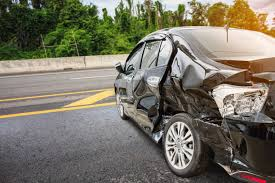
#> input picture Damagedcar/Car.jpg, 275 x 183 px
$ jupyter execute Damagecar.ipynb
#> lines starting #> are read from the running program, lines starting #| are printed output that depends on the picture; after the words box and inside, x2 and y2 are one past the last pixel; in counts of white or black regions, pixels touching at a corner belong together
[cell 1]
import cv2
import numpy as np

# Step 1: Load the image
image_path = "Car.jpg"  # Replace with your image path
image = cv2.imread(image_path)
#> image is the input picture: shape (183, 275, 3); mean B, G, R 101.4, 115.7, 120.1

# Step 2: Resize the image (optional based on your requirements)
target_size = (640, 480)  # Resize to a fixed size
image = cv2.resize(image, target_size)
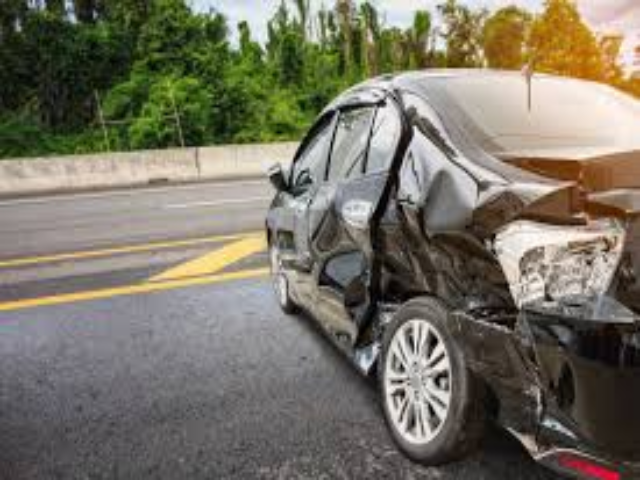
#> image: shape (480, 640, 3); mean B, G, R 101.3, 115.6, 119.9

# Step 3: Convert to Grayscale
gray_image = cv2.cvtColor(image, cv2.COLOR_BGR2GRAY)
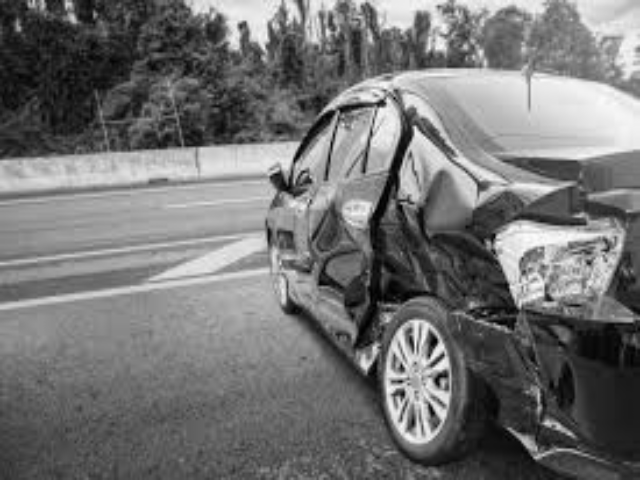
#> gray_image: shape (480, 640); min 0, max 253, mean 115.3

# Step 4: Apply Gaussian Blur to reduce noise
blurred_image = cv2.GaussianBlur(gray_image, (5, 5), 0)

# Step 5: Edge Detection using Canny
edges = cv2.Canny(blurred_image, 100, 200)
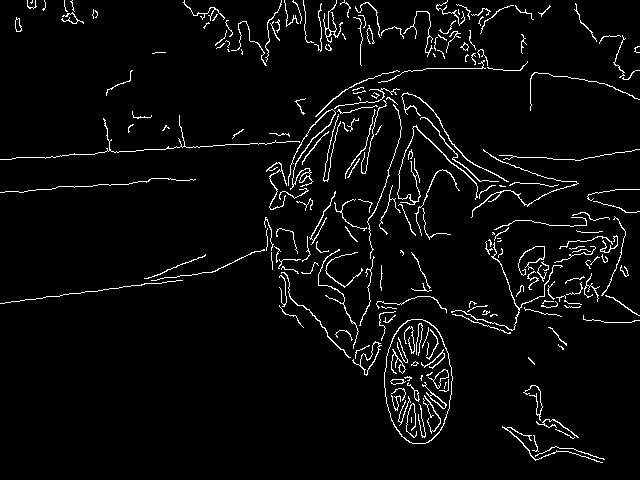
#> edges: shape (480, 640); 4.1% white in thin lines or dots

# Step 6: Thresholding (optional)
_, threshold_image = cv2.threshold(edges, 100, 255, cv2.THRESH_BINARY)

# Step 7: Morphological Transformations
kernel = np.ones((5, 5), np.uint8)
dilated_image = cv2.dilate(threshold_image, kernel, iterations=1)
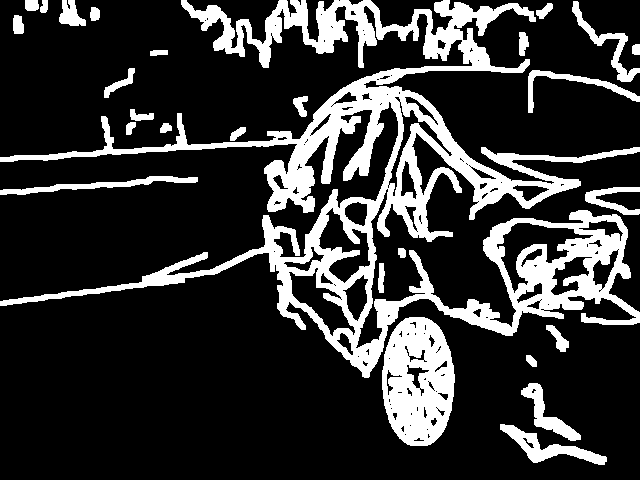
#> dilated_image: shape (480, 640); 20.6% white; 27 white regions, largest, box (x1, y1, x2, y2) and area: (0, 0, 640, 378) 47402, (382, 317, 455, 446) 6891, (500, 424, 607, 465) 1343

# Optional: Other Morphological Operations like Erosion
# eroded_image = cv2.erode(threshold_image, kernel, iterations=1)

# Step 8: Optional - Histogram Equalization to improve contrast
equalized_image = cv2.equalizeHist(gray_image)
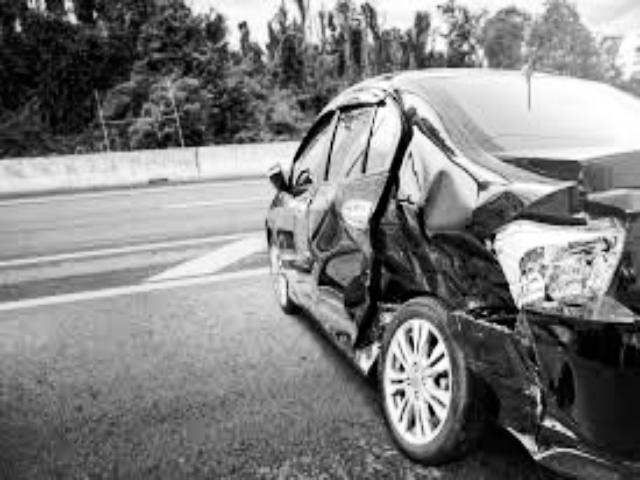
#> equalized_image: shape (480, 640); min 0, max 255, mean 128.1

# Displaying the images to visually inspect
cv2.imshow('Original Image', image)
cv2.imshow('Grayscale Image', gray_image)
cv2.imshow('Blurred Image', blurred_image)
cv2.imshow('Edges', edges)
cv2.imshow('Threshold Image', threshold_image)
cv2.imshow('Dilated Image', dilated_image)
cv2.imshow('Equalized Image', equalized_image)

# Wait for a key press to close all windows
cv2.waitKey(0)
cv2.destroyAllWindows()
